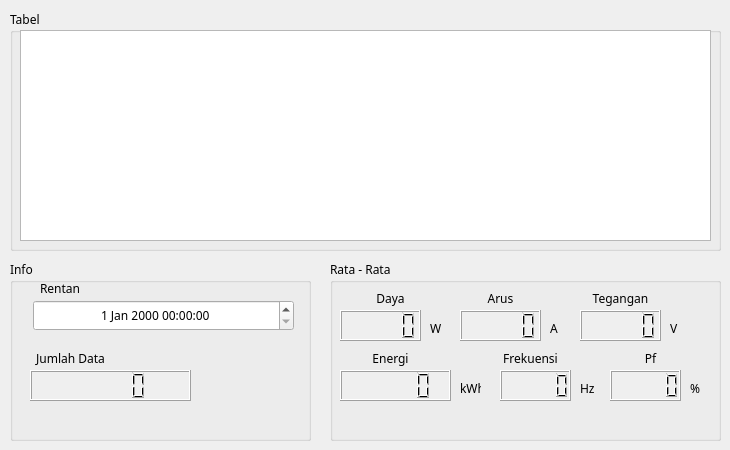
        <widget class="QWidget" name="tab_1daily">
         <attribute name="title">
          <string>1</string>
         </attribute>
         <widget class="QGroupBox" name="groupBox_19">
          <property name="geometry">
           <rect>
            <x>10</x>
            <y>260</y>
            <width>301</width>
            <height>181</height>
           </rect>
          </property>
          <property name="font">
           <font>
            <family>JetBrains Mono</family>
           </font>
          </property>
          <property name="title">
           <string>Info</string>
          </property>
          <widget class="QLabel" name="label_9">
           <property name="geometry">
            <rect>
             <x>30</x>
             <y>20</y>
             <width>51</width>
             <height>16</height>
            </rect>
           </property>
           <property name="font">
            <font>
             <family>JetBrains Mono</family>
            </font>
           </property>
           <property name="text">
            <string>Rentan</string>
           </property>
          </widget>
          <widget class="QLabel" name="label_10">
           <property name="geometry">
            <rect>
             <x>10</x>
             <y>90</y>
             <width>101</width>
             <height>16</height>
            </rect>
           </property>
           <property name="font">
            <font>
             <family>JetBrains Mono</family>
            </font>
           </property>
           <property name="text">
            <string>Jumlah Data</string>
           </property>
           <property name="alignment">
            <set>Qt::AlignmentFlag::AlignCenter</set>
           </property>
          </widget>
          <widget class="QDateTimeEdit" name="tabel_HOME_daily_tanggal_awal">
           <property name="enabled">
            <bool>true</bool>
           </property>
           <property name="geometry">
            <rect>
             <x>23</x>
             <y>40</y>
             <width>261</width>
             <height>31</height>
            </rect>
           </property>
           <property name="font">
            <font>
             <family>JetBrains Mono</family>
            </font>
           </property>
           <property name="wrapping">
            <bool>false</bool>
           </property>
           <property name="alignment">
            <set>Qt::AlignmentFlag::AlignCenter</set>
           </property>
           <property name="readOnly">
            <bool>false</bool>
           </property>
           <property name="buttonSymbols">
            <enum>QAbstractSpinBox::ButtonSymbols::UpDownArrows</enum>
           </property>
          </widget>
          <widget class="QLCDNumber" name="tabel_HOME_daily_jumlahdata">
           <property name="geometry">
            <rect>
             <x>20</x>
             <y>110</y>
             <width>161</width>
             <height>31</height>
            </rect>
           </property>
           <property name="font">
            <font>
             <family>JetBrains Mono</family>
            </font>
           </property>
           <property name="autoFillBackground">
            <bool>true</bool>
           </property>
          </widget>
         </widget>
         <widget class="QGroupBox" name="groupBox_20">
          <property name="geometry">
           <rect>
            <x>10</x>
            <y>10</y>
            <width>711</width>
            <height>241</height>
           </rect>
          </property>
          <property name="font">
           <font>
            <family>JetBrains Mono</family>
           </font>
          </property>
          <property name="title">
           <string>Tabel</string>
          </property>
          <widget class="QTableView" name="tabel_HOME_daily_2">
           <property name="geometry">
            <rect>
             <x>10</x>
             <y>20</y>
             <width>691</width>
             <height>211</height>
            </rect>
           </property>
          </widget>
         </widget>
         <widget class="QGroupBox" name="groupBox_21">
          <property name="geometry">
           <rect>
            <x>330</x>
            <y>260</y>
            <width>391</width>
            <height>181</height>
           </rect>
          </property>
          <property name="font">
           <font>
            <family>JetBrains Mono</family>
           </font>
          </property>
          <property name="title">
           <string>Rata - Rata</string>
          </property>
          <widget class="QLabel" name="label_13">
           <property name="geometry">
            <rect>
             <x>10</x>
             <y>30</y>
             <width>101</width>
             <height>16</height>
            </rect>
           </property>
           <property name="font">
            <font>
             <family>JetBrains Mono</family>
            </font>
           </property>
           <property name="text">
            <string>Daya</string>
           </property>
           <property name="alignment">
            <set>Qt::AlignmentFlag::AlignCenter</set>
           </property>
          </widget>
          <widget class="QLabel" name="label_59">
           <property name="geometry">
            <rect>
             <x>240</x>
             <y>30</y>
             <width>101</width>
             <height>16</height>
            </rect>
           </property>
           <property name="font">
            <font>
             <family>JetBrains Mono</family>
            </font>
           </property>
           <property name="text">
            <string>Tegangan</string>
           </property>
           <property name="alignment">
            <set>Qt::AlignmentFlag::AlignCenter</set>
           </property>
          </widget>
          <widget class="QLabel" name="label_60">
           <property name="geometry">
            <rect>
             <x>120</x>
             <y>30</y>
             <width>101</width>
             <height>16</height>
            </rect>
           </property>
           <property name="font">
            <font>
             <family>JetBrains Mono</family>
            </font>
           </property>
           <property name="text">
            <string>Arus</string>
           </property>
           <property name="alignment">
            <set>Qt::AlignmentFlag::AlignCenter</set>
           </property>
          </widget>
          <widget class="QLabel" name="label_61">
           <property name="geometry">
            <rect>
             <x>100</x>
             <y>60</y>
             <width>21</width>
             <height>16</height>
            </rect>
           </property>
           <property name="font">
            <font>
             <family>JetBrains Mono</family>
            </font>
           </property>
           <property name="text">
            <string>W</string>
           </property>
          </widget>
          <widget class="QLabel" name="label_62">
           <property name="geometry">
            <rect>
             <x>340</x>
             <y>60</y>
             <width>21</width>
             <height>16</height>
            </rect>
           </property>
           <property name="font">
            <font>
             <family>JetBrains Mono</family>
            </font>
           </property>
           <property name="text">
            <string>V</string>
           </property>
          </widget>
          <widget class="QLabel" name="label_63">
           <property name="geometry">
            <rect>
             <x>220</x>
             <y>60</y>
             <width>31</width>
             <height>16</height>
            </rect>
           </property>
           <property name="font">
            <font>
             <family>JetBrains Mono</family>
            </font>
           </property>
           <property name="text">
            <string>A</string>
           </property>
          </widget>
          <widget class="QLabel" name="label_64">
           <property name="geometry">
            <rect>
             <x>150</x>
             <y>90</y>
             <width>101</width>
             <height>16</height>
            </rect>
           </property>
           <property name="font">
            <font>
             <family>JetBrains Mono</family>
            </font>
           </property>
           <property name="text">
            <string>Frekuensi</string>
           </property>
           <property name="alignment">
            <set>Qt::AlignmentFlag::AlignCenter</set>
           </property>
          </widget>
          <widget class="QLabel" name="label_65">
           <property name="geometry">
            <rect>
             <x>250</x>
             <y>120</y>
             <width>21</width>
             <height>16</height>
            </rect>
           </property>
           <property name="font">
            <font>
             <family>JetBrains Mono</family>
            </font>
           </property>
           <property name="text">
            <string>Hz</string>
           </property>
          </widget>
          <widget class="QLCDNumber" name="tabel_HOME_daily_daya">
           <property name="geometry">
            <rect>
             <x>10</x>
             <y>50</y>
             <width>81</width>
             <height>31</height>
            </rect>
           </property>
           <property name="font">
            <font>
             <family>JetBrains Mono</family>
            </font>
           </property>
           <property name="autoFillBackground">
            <bool>true</bool>
           </property>
          </widget>
          <widget class="QLabel" name="label_66">
           <property name="geometry">
            <rect>
             <x>10</x>
             <y>90</y>
             <width>101</width>
             <height>16</height>
            </rect>
           </property>
           <property name="font">
            <font>
             <family>JetBrains Mono</family>
            </font>
           </property>
           <property name="text">
            <string>Energi</string>
           </property>
           <property name="alignment">
            <set>Qt::AlignmentFlag::AlignCenter</set>
           </property>
          </widget>
          <widget class="QLabel" name="label_67">
           <property name="geometry">
            <rect>
             <x>360</x>
             <y>120</y>
             <width>21</width>
             <height>16</height>
            </rect>
           </property>
           <property name="font">
            <font>
             <family>JetBrains Mono</family>
            </font>
           </property>
           <property name="text">
            <string>%</string>
           </property>
          </widget>
          <widget class="QLabel" name="label_68">
           <property name="geometry">
            <rect>
             <x>270</x>
             <y>90</y>
             <width>101</width>
             <height>16</height>
            </rect>
           </property>
           <property name="font">
            <font>
             <family>JetBrains Mono</family>
            </font>
           </property>
           <property name="text">
            <string>Pf</string>
           </property>
           <property name="alignment">
            <set>Qt::AlignmentFlag::AlignCenter</set>
           </property>
          </widget>
          <widget class="QLabel" name="label_69">
           <property name="geometry">
            <rect>
             <x>130</x>
             <y>120</y>
             <width>21</width>
             <height>16</height>
            </rect>
           </property>
           <property name="font">
            <font>
             <family>JetBrains Mono</family>
            </font>
           </property>
           <property name="text">
            <string>kWh</string>
           </property>
          </widget>
          <widget class="QLCDNumber" name="tabel_HOME_daily_arus">
           <property name="geometry">
            <rect>
             <x>130</x>
             <y>50</y>
             <width>81</width>
             <height>31</height>
            </rect>
           </property>
           <property name="font">
            <font>
             <family>JetBrains Mono</family>
            </font>
           </property>
           <property name="autoFillBackground">
            <bool>true</bool>
           </property>
          </widget>
          <widget class="QLCDNumber" name="tabel_HOME_daily_tegangan">
           <property name="geometry">
            <rect>
             <x>250</x>
             <y>50</y>
             <width>81</width>
             <height>31</height>
            </rect>
           </property>
           <property name="font">
            <font>
             <family>JetBrains Mono</family>
            </font>
           </property>
           <property name="autoFillBackground">
            <bool>true</bool>
           </property>
          </widget>
          <widget class="QLCDNumber" name="tabel_HOME_daily_energi">
           <property name="geometry">
            <rect>
             <x>10</x>
             <y>110</y>
             <width>111</width>
             <height>31</height>
            </rect>
           </property>
           <property name="font">
            <font>
             <family>JetBrains Mono</family>
            </font>
           </property>
           <property name="autoFillBackground">
            <bool>true</bool>
           </property>
          </widget>
          <widget class="QLCDNumber" name="tabel_HOME_daily_frekuensi">
           <property name="geometry">
            <rect>
             <x>170</x>
             <y>110</y>
             <width>71</width>
             <height>31</height>
            </rect>
           </property>
           <property name="font">
            <font>
             <family>JetBrains Mono</family>
            </font>
           </property>
           <property name="autoFillBackground">
            <bool>true</bool>
           </property>
          </widget>
          <widget class="QLCDNumber" name="tabel_HOME_daily_pf">
           <property name="geometry">
            <rect>
             <x>280</x>
             <y>110</y>
             <width>71</width>
             <height>31</height>
            </rect>
           </property>
           <property name="font">
            <font>
             <family>JetBrains Mono</family>
            </font>
           </property>
           <property name="autoFillBackground">
            <bool>true</bool>
           </property>
          </widget>
         </widget>
        </widget>
